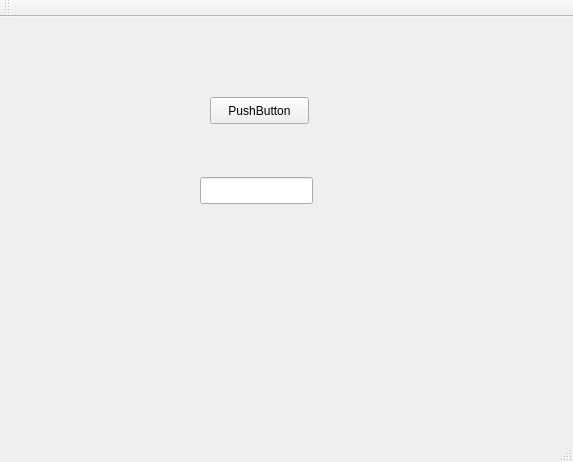
<?xml version="1.0" encoding="UTF-8"?>
<ui version="4.0">
 <class>MainWindow</class>
 <widget class="QMainWindow" name="MainWindow">
  <property name="geometry">
   <rect>
    <x>0</x>
    <y>0</y>
    <width>573</width>
    <height>462</height>
   </rect>
  </property>
  <property name="windowTitle">
   <string>MainWindow</string>
  </property>
  <widget class="QWidget" name="centralWidget">
   <widget class="QPushButton" name="runningButton">
    <property name="geometry">
     <rect>
      <x>210</x>
      <y>80</y>
      <width>99</width>
      <height>27</height>
     </rect>
    </property>
    <property name="text">
     <string>PushButton</string>
    </property>
   </widget>
   <widget class="QLineEdit" name="lineEdit">
    <property name="geometry">
     <rect>
      <x>200</x>
      <y>160</y>
      <width>113</width>
      <height>27</height>
     </rect>
    </property>
   </widget>
  </widget>
  <widget class="QMenuBar" name="menuBar">
   <property name="geometry">
    <rect>
     <x>0</x>
     <y>0</y>
     <width>573</width>
     <height>25</height>
    </rect>
   </property>
  </widget>
  <widget class="QToolBar" name="mainToolBar">
   <attribute name="toolBarArea">
    <enum>TopToolBarArea</enum>
   </attribute>
   <attribute name="toolBarBreak">
    <bool>false</bool>
   </attribute>
  </widget>
  <widget class="QStatusBar" name="statusBar"/>
 </widget>
 <layoutdefault spacing="6" margin="11"/>
 <resources/>
 <connections/>
</ui>
